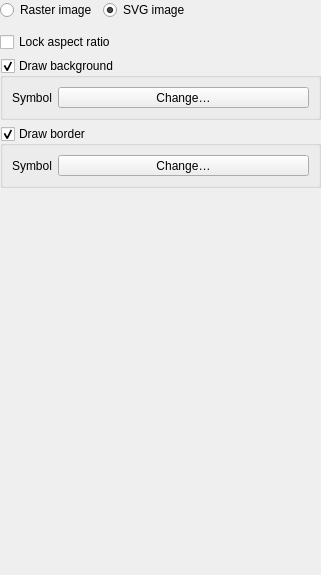
<?xml version="1.0" encoding="UTF-8"?>
<ui version="4.0">
 <class>QgsAnnotationPictureWidgetBase</class>
 <widget class="QWidget" name="QgsAnnotationPictureWidgetBase">
  <property name="geometry">
   <rect>
    <x>0</x>
    <y>0</y>
    <width>321</width>
    <height>575</height>
   </rect>
  </property>
  <property name="windowTitle">
   <string>Point Text Annotation</string>
  </property>
  <layout class="QGridLayout" name="gridLayout">
   <property name="leftMargin">
    <number>0</number>
   </property>
   <property name="topMargin">
    <number>0</number>
   </property>
   <property name="rightMargin">
    <number>0</number>
   </property>
   <property name="bottomMargin">
    <number>0</number>
   </property>
   <item row="2" column="0">
    <widget class="QCheckBox" name="mLockAspectRatioCheck">
     <property name="text">
      <string>Lock aspect ratio</string>
     </property>
    </widget>
   </item>
   <item row="4" column="0">
    <widget class="QGroupBox" name="mBackgroundCheckbox">
     <property name="title">
      <string>Draw background</string>
     </property>
     <property name="checkable">
      <bool>true</bool>
     </property>
     <layout class="QGridLayout" name="gridLayout_2">
      <item row="0" column="0">
       <widget class="QLabel" name="label">
        <property name="text">
         <string>Symbol</string>
        </property>
       </widget>
      </item>
      <item row="0" column="1">
       <widget class="QgsSymbolButton" name="mBackgroundSymbolButton">
        <property name="sizePolicy">
         <sizepolicy hsizetype="Expanding" vsizetype="Fixed">
          <horstretch>0</horstretch>
          <verstretch>0</verstretch>
         </sizepolicy>
        </property>
        <property name="text">
         <string>Change…</string>
        </property>
       </widget>
      </item>
     </layout>
    </widget>
   </item>
   <item row="5" column="0">
    <widget class="QGroupBox" name="mBorderCheckbox">
     <property name="title">
      <string>Draw border</string>
     </property>
     <property name="checkable">
      <bool>true</bool>
     </property>
     <layout class="QGridLayout" name="gridLayout_3">
      <item row="0" column="0">
       <widget class="QLabel" name="label_2">
        <property name="text">
         <string>Symbol</string>
        </property>
       </widget>
      </item>
      <item row="0" column="1">
       <widget class="QgsSymbolButton" name="mBorderSymbolButton">
        <property name="sizePolicy">
         <sizepolicy hsizetype="Expanding" vsizetype="Fixed">
          <horstretch>0</horstretch>
          <verstretch>0</verstretch>
         </sizepolicy>
        </property>
        <property name="text">
         <string>Change…</string>
        </property>
       </widget>
      </item>
     </layout>
    </widget>
   </item>
   <item row="1" column="0">
    <widget class="QgsPictureSourceLineEditBase" name="mSourceLineEdit" native="true">
     <property name="focusPolicy">
      <enum>Qt::StrongFocus</enum>
     </property>
    </widget>
   </item>
   <item row="0" column="0">
    <layout class="QHBoxLayout" name="horizontalLayout">
     <item>
      <widget class="QRadioButton" name="mRadioRaster">
       <property name="text">
        <string>Raster image</string>
       </property>
      </widget>
     </item>
     <item>
      <widget class="QRadioButton" name="mRadioSVG">
       <property name="text">
        <string>SVG image</string>
       </property>
       <property name="checked">
        <bool>true</bool>
       </property>
      </widget>
     </item>
     <item>
      <spacer name="horizontalSpacer_2">
       <property name="orientation">
        <enum>Qt::Horizontal</enum>
       </property>
       <property name="sizeHint" stdset="0">
        <size>
         <width>40</width>
         <height>20</height>
        </size>
       </property>
      </spacer>
     </item>
    </layout>
   </item>
   <item row="7" column="0">
    <spacer name="verticalSpacer">
     <property name="orientation">
      <enum>Qt::Vertical</enum>
     </property>
     <property name="sizeHint" stdset="0">
      <size>
       <width>20</width>
       <height>40</height>
      </size>
     </property>
    </spacer>
   </item>
   <item row="6" column="0">
    <widget class="QgsAnnotationItemCommonPropertiesWidget" name="mPropertiesWidget" native="true"/>
   </item>
  </layout>
 </widget>
 <customwidgets>
  <customwidget>
   <class>QgsAnnotationItemCommonPropertiesWidget</class>
   <extends>QWidget</extends>
   <header>qgsannotationitemcommonpropertieswidget.h</header>
   <container>1</container>
  </customwidget>
  <customwidget>
   <class>QgsPictureSourceLineEditBase</class>
   <extends>QWidget</extends>
   <header>qgsfilecontentsourcelineedit.h</header>
   <container>1</container>
  </customwidget>
  <customwidget>
   <class>QgsSymbolButton</class>
   <extends>QToolButton</extends>
   <header>qgssymbolbutton.h</header>
  </customwidget>
 </customwidgets>
 <resources/>
 <connections/>
</ui>
